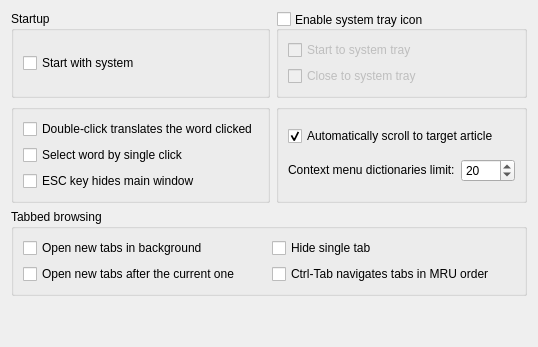
     <widget class="QWidget" name="tab_interface">
      <attribute name="icon">
       <iconset resource="../../resources.qrc">
        <normaloff>:/icons/interface.svg</normaloff>:/icons/interface.svg</iconset>
      </attribute>
      <attribute name="title">
       <string>&amp;Interface</string>
      </attribute>
      <layout class="QVBoxLayout" name="verticalLayout_interface">
       <item>
        <layout class="QGridLayout" name="gridLayout_2" columnstretch="1,1">
         <item row="1" column="0">
          <widget class="QGroupBox" name="groupBox_9">
           <property name="title">
            <string/>
           </property>
           <layout class="QVBoxLayout" name="verticalLayout_27">
            <item>
             <widget class="QCheckBox" name="doubleClickTranslates">
              <property name="text">
               <string>Double-click translates the word clicked</string>
              </property>
             </widget>
            </item>
            <item>
             <widget class="QCheckBox" name="selectBySingleClick">
              <property name="toolTip">
               <string>Turn this option on if you want to select words by single mouse click</string>
              </property>
              <property name="text">
               <string>Select word by single click</string>
              </property>
             </widget>
            </item>
            <item>
             <widget class="QCheckBox" name="escKeyHidesMainWindow">
              <property name="toolTip">
               <string>Normally, pressing ESC key moves focus to the translation line.
With this on however, it will hide the main window.</string>
              </property>
              <property name="text">
               <string>ESC key hides main window</string>
              </property>
             </widget>
            </item>
           </layout>
          </widget>
         </item>
         <item row="3" column="0">
          <spacer name="verticalSpacer">
           <property name="orientation">
            <enum>Qt::Vertical</enum>
           </property>
           <property name="sizeHint" stdset="0">
            <size>
             <width>20</width>
             <height>40</height>
            </size>
           </property>
          </spacer>
         </item>
         <item row="0" column="0">
          <widget class="QGroupBox" name="groupBox_2">
           <property name="title">
            <string>Startup</string>
           </property>
           <layout class="QVBoxLayout" name="verticalLayout_2">
            <item>
             <widget class="QCheckBox" name="cbAutostart">
              <property name="toolTip">
               <string>Automatically starts GoldenDict after operation system bootup.</string>
              </property>
              <property name="text">
               <string>Start with system</string>
              </property>
             </widget>
            </item>
           </layout>
          </widget>
         </item>
         <item row="1" column="1">
          <widget class="QGroupBox" name="groupBox_11">
           <property name="title">
            <string/>
           </property>
           <layout class="QVBoxLayout" name="verticalLayout_28">
            <item>
             <widget class="QCheckBox" name="autoScrollToTargetArticle">
              <property name="toolTip">
               <string>Normally, clicking on a link, double-clicking on a word or looking up
selection in an article loads the translation and almost immediately
scrolls to the article from the same dictionary. With this option off,
however, the article from the topmost dictionary is shown.</string>
              </property>
              <property name="text">
               <string>Automatically scroll to target article</string>
              </property>
              <property name="checked">
               <bool>true</bool>
              </property>
             </widget>
            </item>
            <item>
             <layout class="QHBoxLayout" name="horizontalLayout_13">
              <item>
               <widget class="QLabel" name="maxDictsInContextMenuLabel">
                <property name="buddy">
                  <cstring>maxDictsInContextMenu</cstring>
                </property>
                <property name="sizePolicy">
                 <sizepolicy hsizetype="Preferred" vsizetype="Fixed">
                  <horstretch>0</horstretch>
                  <verstretch>0</verstretch>
                 </sizepolicy>
                </property>
                <property name="toolTip">
                 <string>Adjust this value to avoid huge context menus.</string>
                </property>
                <property name="text">
                 <string>Context menu dictionaries limit:</string>
                </property>
               </widget>
              </item>
              <item>
               <widget class="QSpinBox" name="maxDictsInContextMenu">
                <property name="sizePolicy">
                 <sizepolicy hsizetype="Fixed" vsizetype="Fixed">
                  <horstretch>0</horstretch>
                  <verstretch>0</verstretch>
                 </sizepolicy>
                </property>
                <property name="maximum">
                 <number>9999</number>
                </property>
                <property name="value">
                 <number>20</number>
                </property>
               </widget>
              </item>
             </layout>
            </item>
           </layout>
          </widget>
         </item>
         <item row="0" column="1">
          <widget class="QGroupBox" name="enableTrayIcon">
           <property name="toolTip">
            <string>When enabled, an icon appears in the system tray area which can be used
to open main window and perform other tasks.</string>
           </property>
           <property name="title">
            <string>Enable system tray icon</string>
           </property>
           <property name="alignment">
            <set>Qt::AlignLeading|Qt::AlignLeft|Qt::AlignVCenter</set>
           </property>
           <property name="flat">
            <bool>false</bool>
           </property>
           <property name="checkable">
            <bool>true</bool>
           </property>
           <property name="checked">
            <bool>false</bool>
           </property>
           <layout class="QVBoxLayout" name="verticalLayout">
            <item>
             <widget class="QCheckBox" name="startToTray">
              <property name="toolTip">
               <string>With this on, the application starts directly to system tray without showing
its main window.</string>
              </property>
              <property name="text">
               <string>Start to system tray</string>
              </property>
             </widget>
            </item>
            <item>
             <widget class="QCheckBox" name="closeToTray">
              <property name="toolTip">
               <string>With this on, an attempt to close main window would hide it instead of closing
the application.</string>
              </property>
              <property name="text">
               <string>Close to system tray</string>
              </property>
             </widget>
            </item>
           </layout>
          </widget>
         </item>
         <item row="2" column="0" colspan="2">
          <widget class="QGroupBox" name="groupBox">
           <property name="title">
            <string>Tabbed browsing</string>
           </property>
           <layout class="QGridLayout" name="gridLayout_5">
            <item row="0" column="0">
             <widget class="QCheckBox" name="newTabsOpenInBackground">
              <property name="toolTip">
               <string>Normally, opening a new tab switches to it immediately.
With this on however, new tabs will be opened without
switching to them.</string>
              </property>
              <property name="text">
               <string>Open new tabs in background</string>
              </property>
             </widget>
            </item>
            <item row="0" column="1">
             <widget class="QCheckBox" name="hideSingleTab">
              <property name="toolTip">
               <string>Hide tab bar when only one tab is open.</string>
              </property>
              <property name="text">
               <string>Hide single tab</string>
              </property>
             </widget>
            </item>
            <item row="1" column="1">
             <widget class="QCheckBox" name="mruTabOrder">
              <property name="text">
               <string>Ctrl-Tab navigates tabs in MRU order</string>
              </property>
             </widget>
            </item>
            <item row="1" column="0">
             <widget class="QCheckBox" name="newTabsOpenAfterCurrentOne">
              <property name="toolTip">
               <string>With this on, new tabs are opened just after the
current, active one. Otherwise, they are added to
be the last ones.</string>
              </property>
              <property name="text">
               <string>Open new tabs after the current one</string>
              </property>
             </widget>
            </item>
           </layout>
          </widget>
         </item>
        </layout>
       </item>
      </layout>
     </widget>
